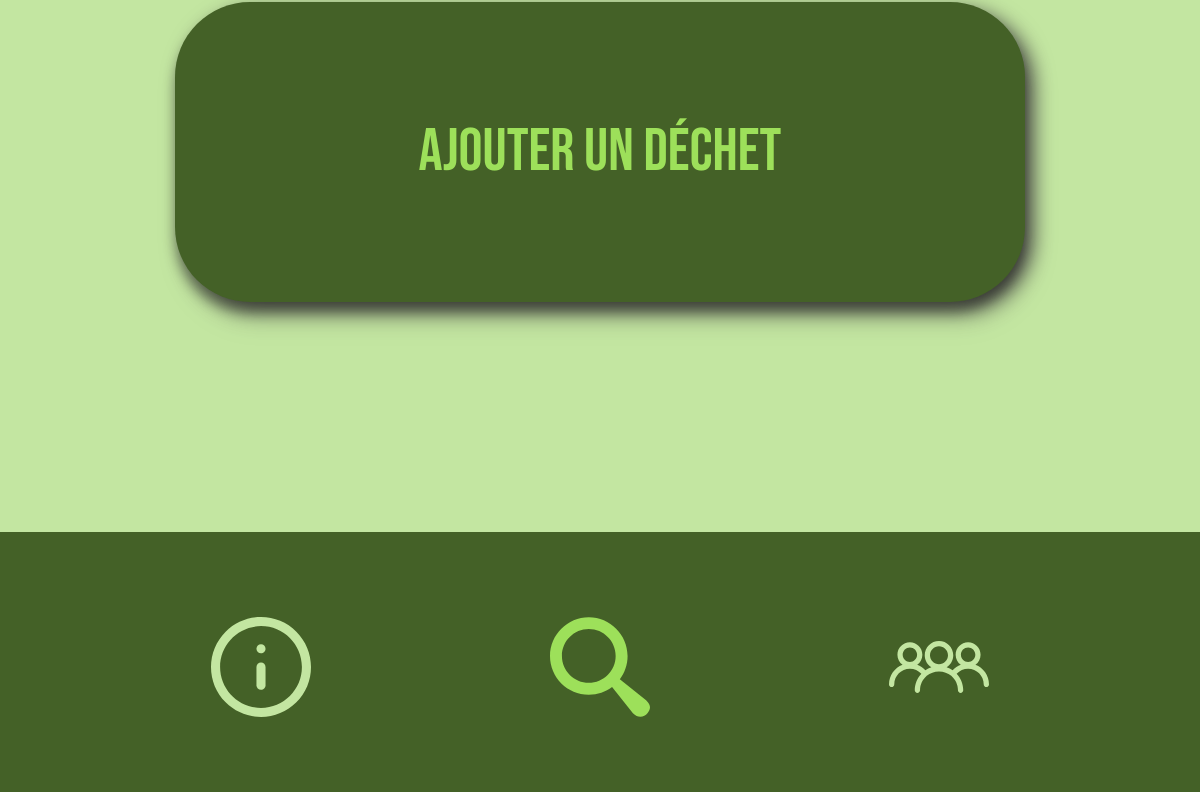
/ (lower part), run on an earlier commit of the app's database.
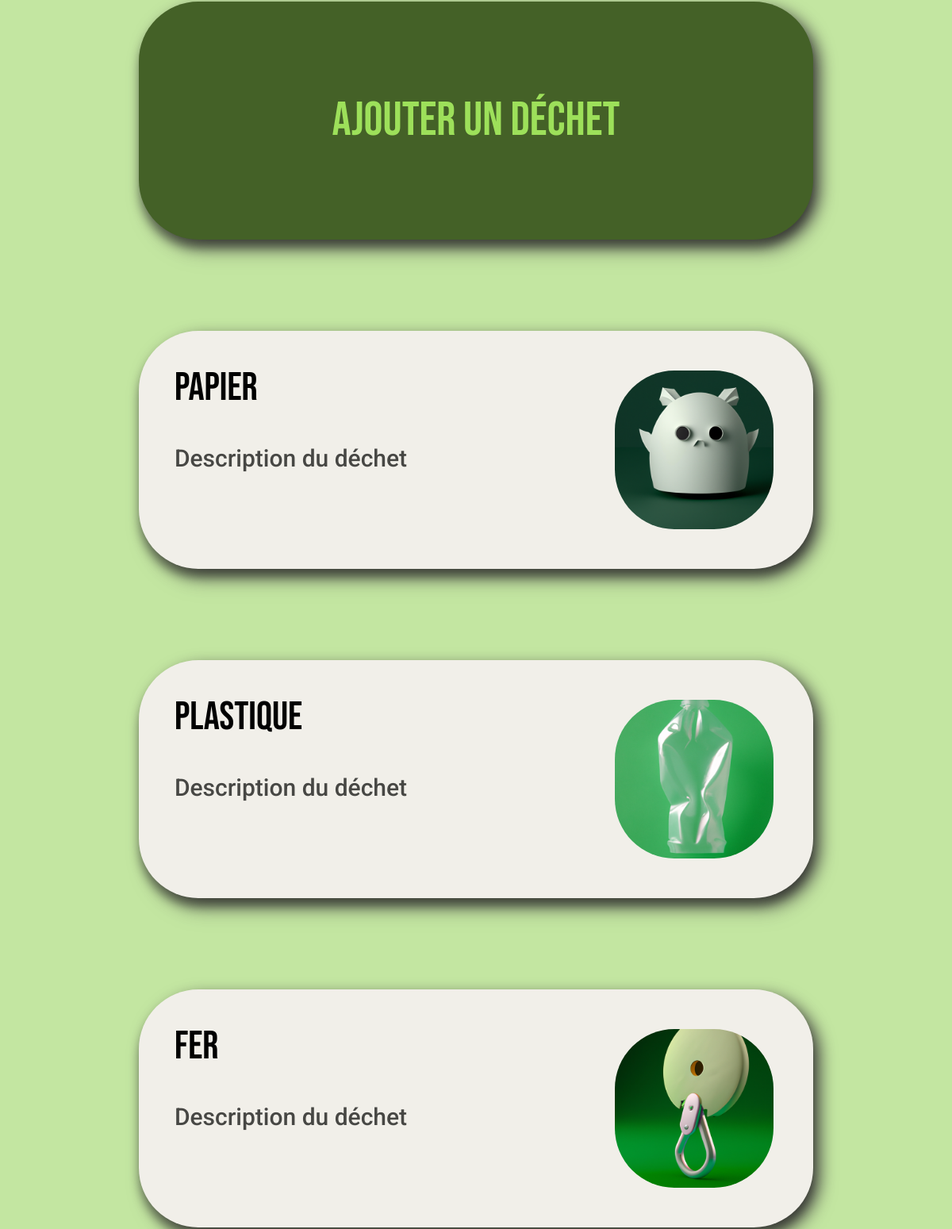
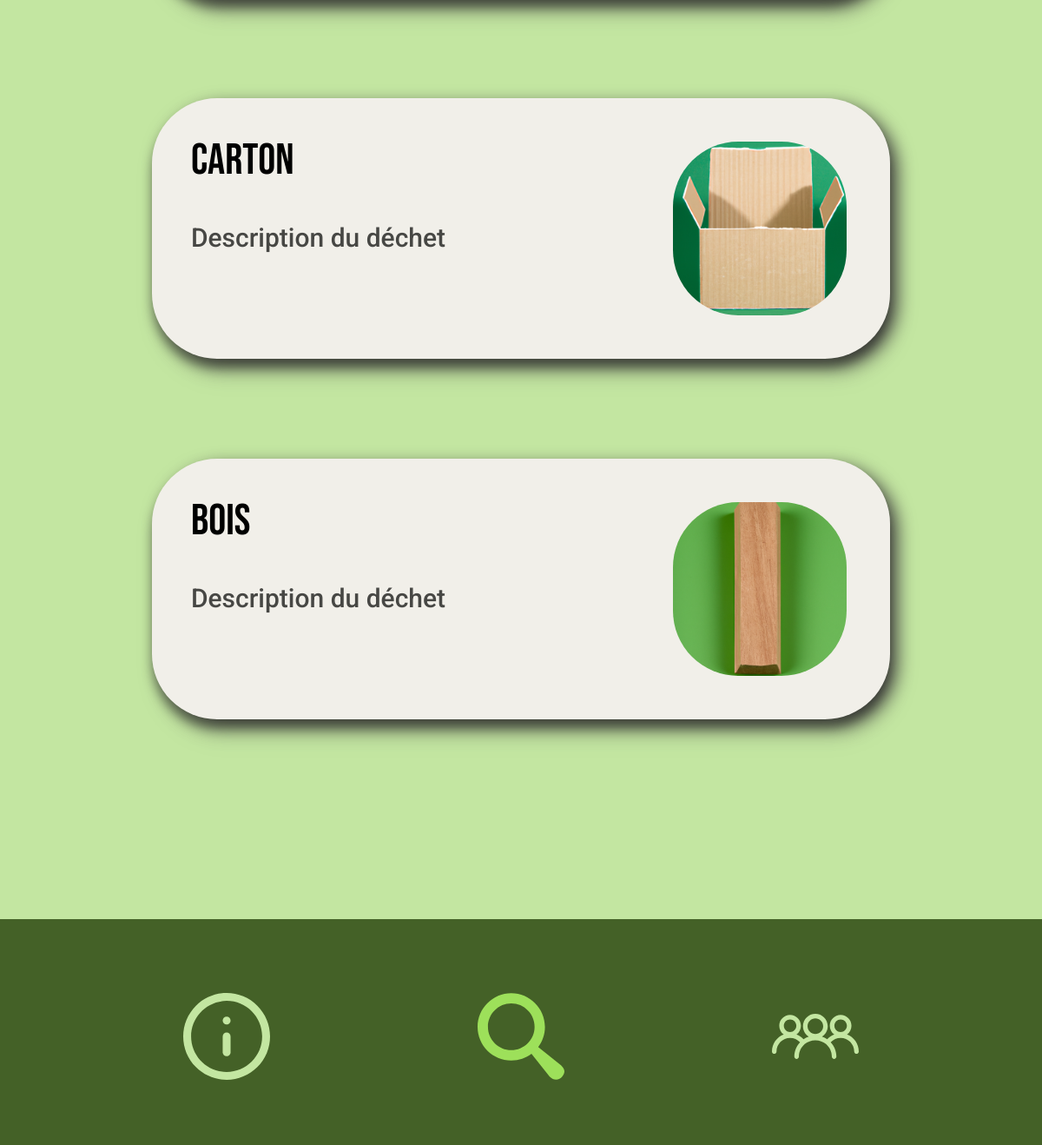
And on a later commit of the database (2 pictures, top to bottom).
### app/models.py (models this page shows, shortened)
class Waste(db.Model):
    id = db.Column(db.Integer, primary_key=True)
    name = db.Column(db.String(20), unique=True, nullable=False)
    description = db.Column(db.Text, nullable=False)
    list_recycling_possibilitites = db.Column(db.Text, nullable=False)
    nb_views = db.Column(db.Integer, nullable=False, default=0)
    last_viewed = db.Column(db.DateTime, nullable=False,
                            default=datetime.utcnow)

### app/main/routes.py (the view)
@main_bp.route('/', methods=['GET', 'POST'])
def index():
    form = SearchForm()
    page = request.args.get('page', default=1, type=int)
    search_term = form.search_content.data
    query = Waste.query
    if search_term:
        query = query.filter((Waste.name.ilike(f'%{search_term}%')) | (Waste.description.ilike(f'%{search_term}%')))
        page = 1
    wastes = query.order_by(Waste.last_viewed.desc()).paginate(page=page, per_page=5)
    return render_template('index.html', wastes=wastes, title='Home', form=form, location='index')

### app/templates/index.html (shortened to what this page needs)
{% extends "layout.html" %}
{% block head %}
<link rel="stylesheet" href="{{ url_for('static', filename='css/article-waste-container.css') }}">
<link rel="stylesheet" href="{{ url_for('static', filename='css/container-new.css') }}">
{% endblock %}
{% block content %}
<div class="div-content-site-search">
    <div class="new-container-large">
        <a href="{{url_for('wastes.waste_new')}}" target="_self">
            <h2>Ajouter un déchet</h2>
        </a>
    </div>
    {% for waste in wastes.items %}
    <div class="content-container">
        <a href="{{ url_for('wastes.waste', waste_id=waste.id) }}" target="_self">
            <div class="text-container">
                <h2>{{ waste.name }}</h2>
                {% if waste.description[:130] !=  waste.description[:131] %}
                <p>{{ waste.description[:130] + ' ...' }}</p>
                {% else %}
                <p>{{ waste.description }}</p>
                {% endif %}
            </div>
            <div class="image-container">
                <img src={{ url_for('static', filename='uploads/wastes/' + waste.name + '.png' ) }} alt="Image">
            </div>
        </a>
    </div>
    {% endfor %}
</div>
{% endblock content %}

What changed in the data, as far as the page shows it:
added Waste: name "Papier", description "Description du déchet", name (picture)
added Waste: name "Plastique", description "Description du déchet", name (picture)
added Waste: name "Fer", description "Description du déchet", shows a picture
added Waste: name "Carton", description "Description du déchet", name (picture)
added Waste: name "Bois", description "Description du déchet", name (picture)
